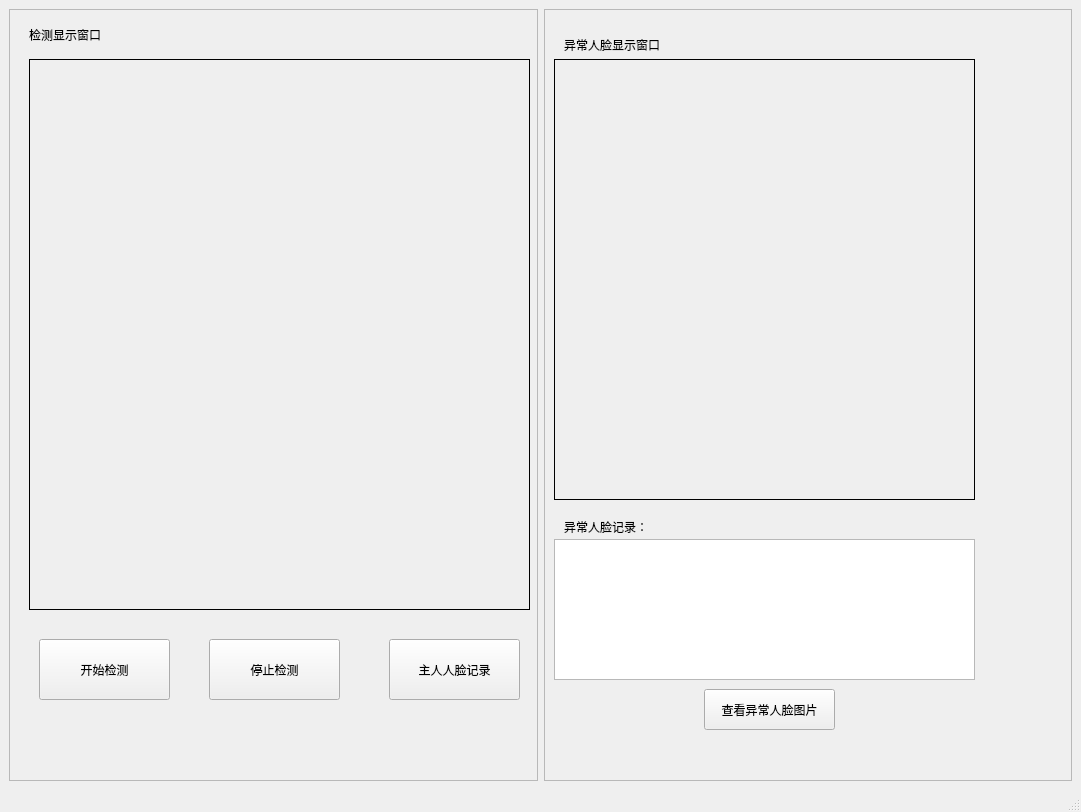
<?xml version="1.0" encoding="UTF-8"?>
<ui version="4.0">
 <class>doorWindow</class>
 <widget class="QMainWindow" name="doorWindow">
  <property name="geometry">
      <rect>
          <x>0</x>
          <y>0</y>
          <width>1081</width>
          <height>812</height>
      </rect>
  </property>
     <property name="windowTitle">
         <string>智能门禁</string>
     </property>
     <property name="styleSheet">
         <string notr="true">#doorWindow{border-image: url(:/Resources/Recognition.jpg);}
         </string>
     </property>
     <widget class="QWidget" name="centralwidget">
         <layout class="QHBoxLayout" name="horizontalLayout">
             <item>
                 <widget class="QFrame" name="frame1">
                     <property name="frameShape">
                         <enum>QFrame::StyledPanel</enum>
                     </property>
                     <property name="frameShadow">
                         <enum>QFrame::Raised</enum>
                     </property>
      <widget class="QLabel" name="label_1">
       <property name="geometry">
           <rect>
               <x>20</x>
               <y>10</y>
               <width>121</width>
               <height>31</height>
           </rect>
       </property>
       <property name="text">
        <string>检测显示窗口</string>
       </property>
      </widget>
      <widget class="QLabel" name="NormalFace">
       <property name="geometry">
        <rect>
         <x>20</x>
            <y>50</y>
         <width>501</width>
         <height>551</height>
        </rect>
       </property>
       <property name="frameShape">
        <enum>QFrame::Box</enum>
       </property>
       <property name="text">
        <string/>
       </property>
      </widget>
      <widget class="QPushButton" name="stopButton">
       <property name="geometry">
        <rect>
         <x>200</x>
         <y>630</y>
         <width>131</width>
         <height>61</height>
        </rect>
       </property>
       <property name="text">
        <string>停止检测</string>
       </property>
      </widget>
      <widget class="QPushButton" name="startButton">
       <property name="geometry">
        <rect>
         <x>30</x>
         <y>630</y>
         <width>131</width>
         <height>61</height>
        </rect>
       </property>
       <property name="text">
        <string>开始检测</string>
       </property>
      </widget>
      <widget class="QPushButton" name="registButton">
       <property name="geometry">
        <rect>
         <x>380</x>
         <y>630</y>
         <width>131</width>
         <height>61</height>
        </rect>
       </property>
       <property name="text">
        <string>主人人脸记录</string>
       </property>
      </widget>
      <zorder>NormalFace</zorder>
      <zorder>label_1</zorder>
      <zorder>stopButton</zorder>
      <zorder>startButton</zorder>
      <zorder>registButton</zorder>
     </widget>
    </item>
    <item>
     <widget class="QFrame" name="frame2">
      <property name="frameShape">
       <enum>QFrame::StyledPanel</enum>
      </property>
      <property name="frameShadow">
       <enum>QFrame::Raised</enum>
      </property>
      <widget class="QLabel" name="label_2">
       <property name="geometry">
        <rect>
         <x>20</x>
         <y>20</y>
         <width>131</width>
         <height>31</height>
        </rect>
       </property>
       <property name="text">
        <string>异常人脸显示窗口</string>
       </property>
      </widget>
      <widget class="QLabel" name="label_3">
       <property name="geometry">
        <rect>
         <x>20</x>
         <y>510</y>
         <width>131</width>
         <height>16</height>
        </rect>
       </property>
       <property name="text">
        <string>异常人脸记录：</string>
       </property>
      </widget>
      <widget class="QPushButton" name="Button_OpenPhoto">
       <property name="geometry">
        <rect>
         <x>160</x>
         <y>680</y>
         <width>131</width>
         <height>41</height>
        </rect>
       </property>
       <property name="text">
        <string>查看异常人脸图片</string>
       </property>
      </widget>
         <widget class="QPlainTextEdit" name="ErrorText">
             <property name="geometry">
                 <rect>
                     <x>10</x>
                     <y>530</y>
                     <width>421</width>
                     <height>141</height>
                 </rect>
             </property>
             <property name="styleSheet">
                 <string notr="true">color: rgb(255, 255, 255,0);</string>
             </property>
             <property name="backgroundVisible">
                 <bool>false</bool>
             </property>
         </widget>
      <widget class="QLabel" name="ErrorFace">
       <property name="geometry">
        <rect>
         <x>10</x>
         <y>50</y>
         <width>421</width>
         <height>441</height>
        </rect>
       </property>
       <property name="frameShape">
        <enum>QFrame::Box</enum>
       </property>
       <property name="text">
        <string/>
       </property>
       <property name="indent">
        <number>6</number>
       </property>
      </widget>
     </widget>
    </item>
   </layout>
  </widget>
  <widget class="QMenuBar" name="menubar">
   <property name="geometry">
    <rect>
     <x>0</x>
     <y>0</y>
        <width>1081</width>
        <height>26</height>
    </rect>
   </property>
  </widget>
     <widget class="QStatusBar" name="statusbar"/>
 </widget>
    <tabstops>
        <tabstop>Button_OpenPhoto</tabstop>
    </tabstops>
    <resources>
        <include location="resource_qrc.qrc"/>
    </resources>
    <connections/>
</ui>
